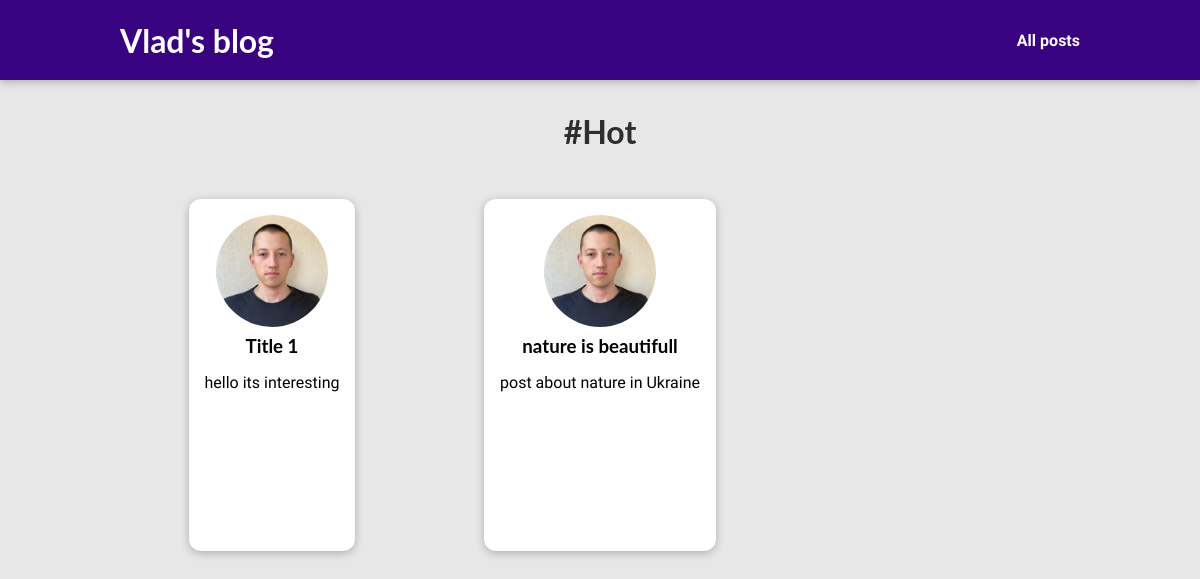
The page /tag/Hot on the database its author committed.
### blog/models.py (models this page shows, shortened)
class Tag(models.Model):
    caption = models.CharField(max_length=90)

class Post(models.Model):
    title = models.CharField(max_length=90)
    excerpt = models.CharField(max_length=150)
    image = models.ImageField(upload_to="posts", null=True)
    date = models.DateTimeField(auto_now=True)
    slug = models.SlugField(unique=True)
    content = models.TextField(validators=[MinLengthValidator(10)])
    author = models.ForeignKey(Author, on_delete=models.SET_NULL, null=True, related_name='posts')
    tags = models.ManyToManyField(Tag)

### blog/views.py (the view)
# urls.py: path('tag/<str:tag>', views.tag_posts, name='tag-posts'),
def tag_posts(request, tag):
    all_posts = Post.objects.filter(tags__caption=tag)
    return HttpResponse(render(request, 'blog/tag_posts.html', {
        'posts': all_posts,
        'tag': tag
    }))

### blog/templates/blog/tag_posts.html (shortened to what this page needs)
{% extends 'base.html' %}
{% load static %}
{% block css_file %}
    <link rel="stylesheet" href="{% static 'blog/post.css' %}">
    <link rel="stylesheet" href="{% static 'blog/all-posts.css' %}">
{% endblock %}
{% block content %}
<section id="all-posts">
    <h2>#{{ tag }}</h2>
    <ul>
        {% for post in posts %}
            {% include 'blog/includes/post.html' %}
        {% endfor %}
    </ul>
</section>
{% endblock %}

### templates/base.html (shortened to what this page needs)
{% load static %}
<!DOCTYPE html>
<html lang="en">
<head>
    <link rel="stylesheet" href="{% static 'app.css' %}">
    {% block css_file %}{% endblock %}
</head>
<body>
    <header id="main-navigation">
        <h1><a href="{% url 'index' %}">Vlad's blog</a></h1>
        <nav>
            <a href="{% url 'posts' %}">All posts</a>
        </nav>
    </header>
    {% block content %}
    {% endblock %}
</body>
</html>

### blog/templates/blog/includes/post.html
<li>
    <article class="post">
        <a href="{% url 'post-detail' post.slug %}">
            <img src="{{ post.image.url }}" alt={{ post.title }}>
            <div class="post__contant">
                <h3>{{ post.title }}</h3>
                <p>{{ post.excerpt }}</p>
            </div>
        </a>
    </article>
</li>

### static/app.css (style rules this page uses)
* { box-sizing: border-box; }
html { font-family: 'Open Sans', 'Lato', sans-serif; }
body { margin: 0; }
h1, h2, h3 { font-family: 'Lato', sans-serif; font-weight: bold; }
#main-navigation { width: 100%; height: 5rem; display: flex; justify-content: space-between; align-items: center; padding: 0 10%; position: absolute; top: 0; left: 0; }
#main-navigation a { text-decoration: none; color: white; font-weight: bold; }

### blog/static/blog/post.css (style rules this page uses)
.post { display: flex; flex-direction: column; align-items: center; text-align: center; }
.post a { text-decoration: none; color: black; transition: all 0.2s ease; padding: 1rem; }
.post img { width: 5rem; height: 5rem; object-fit: cover; border-radius: 50%; }
.post h3 { margin: 0.25rem 0; }

### blog/static/blog/all-posts.css (style rules this page uses)
body { background-color: #e7e7e7; }
#main-navigation { background-color: #390281; box-shadow: 0 2px 8px rgba(0, 0, 0, 0.25); }
#all-posts { margin: 7rem auto; width: 90%; max-width: 60rem; }
#all-posts h2 { text-align: center; font-size: 2rem; color: #2e2e2e; margin: 3rem 0; }
ul { list-style: none; margin: 0; padding: 0; display: grid; grid-template-columns: repeat(auto-fill, minmax(17rem, 1fr)); gap: 1.5rem; }
.post img { width: 7rem; height: 7rem; }
.post a { height: 22rem; transform-origin: center; box-shadow: 0 2px 8px rgba(0, 0, 0, 0.25); border-radius: 12px; background-color: white; }

### rows shown on the page
Tag: caption "Hot"
Post: image (picture), title "Title 1", excerpt "hello its interesting"
Post: image (picture), title "nature is beautifull", excerpt "post about nature in Ukraine"
